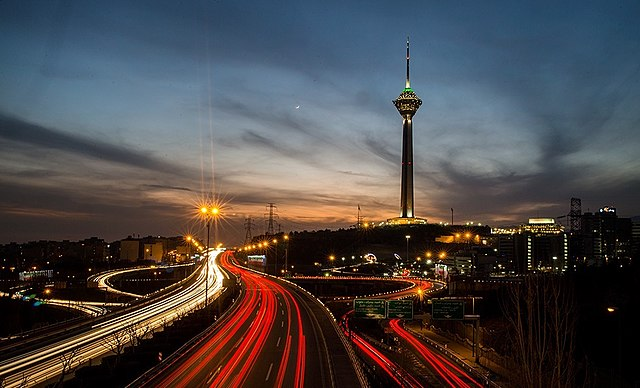
#> input picture images/milad_tower.jpg, 640 x 388 px
$ jupyter execute 03_colors_HSV_Hue_Saturation_value.ipynb
#> lines starting #> are read from the running program, lines starting #| are printed output that depends on the picture
### Color space is HSV
Infact HSV is very useful in color filtering.

[cell 1]
import cv2
import numpy as np
from matplotlib import pyplot as plt
#H: 0 - 180, S: 0 - 255, V: 0 - 255

[cell 2]
image = cv2.imread('../../images/milad_tower.jpg')
#> image is the input picture: shape (388, 640, 3); mean B, G, R 73.1, 71.8, 76.3

hsv_image = cv2.cvtColor(image, cv2.COLOR_BGR2HSV)
#> hsv_image: shape (388, 640, 3); mean H, S, V 57.2, 127, 94.3


row, col = 2, 2
fig, axs = plt.subplots(row, col, figsize=(15, 10))
fig.tight_layout()

axs[0][0].imshow(cv2.cvtColor(hsv_image, cv2.COLOR_BGR2RGB))
axs[0][0].set_title('HSV image')

axs[0][1].imshow(cv2.cvtColor(hsv_image[:, :, 0], cv2.COLOR_BGR2RGB))
axs[0][1].set_title('Hue channel')

axs[1][0].imshow(cv2.cvtColor(hsv_image[:, :, 1], cv2.COLOR_BGR2RGB))
axs[1][0].set_title('Saturation channel')

axs[1][1].imshow(cv2.cvtColor(hsv_image[:, :, 2], cv2.COLOR_BGR2RGB))
axs[1][1].set_title('Value channel')

plt.show()
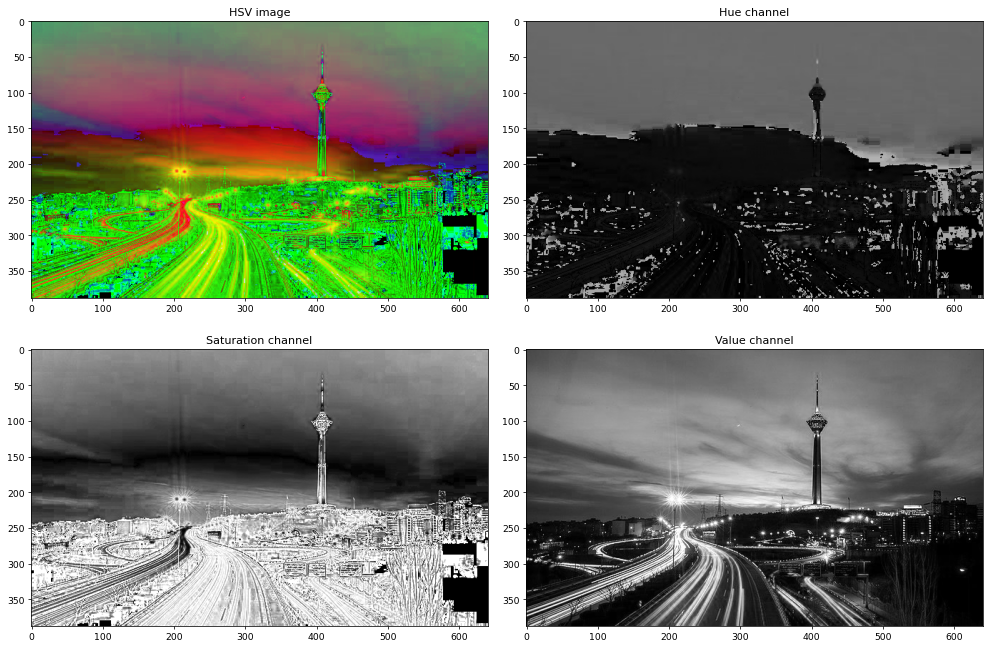
#> figure drawn by matplotlib, 4 panels

[cell 3]
# Simply use 'imwrite' specificing the file name and the image to be saved
cv2.imwrite('hsv_image.jpg', hsv_image)
cv2.imwrite('hsv_image.png', hsv_image)
#> Out = True

[cell 4]
# Simply use 'imwrite' specificing the file name and the image to be saved
cv2.imwrite('hue_channel.jpg', hsv_image[:, :, 0])
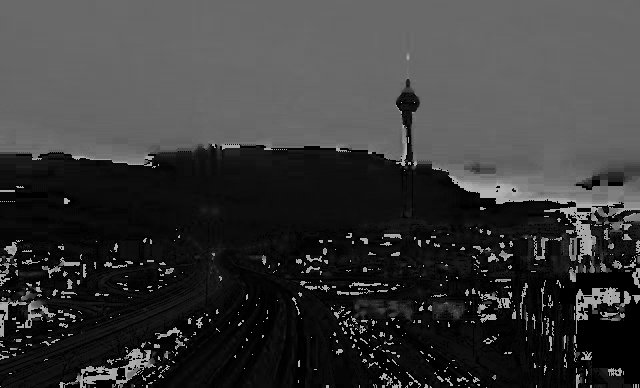
#> saved as hue_channel.jpg: shape (388, 640); min 0, max 179, mean 57.2
cv2.imwrite('hue_channel.png', hsv_image[:, :, 0])
#> Out = True

[cell 5]
# Simply use 'imwrite' specificing the file name and the image to be saved
cv2.imwrite('saturation_channel.jpg', hsv_image[:, :, 1])
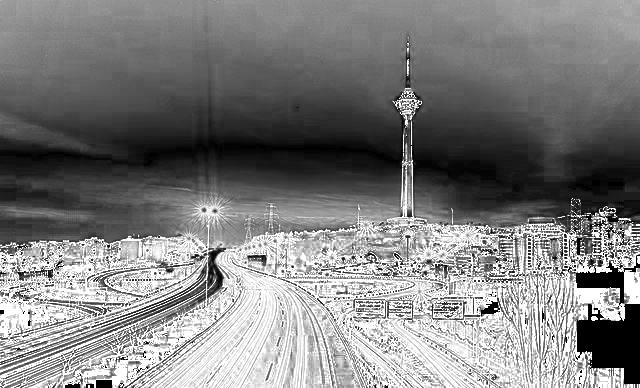
#> saved as saturation_channel.jpg: shape (388, 640); min 0, max 255, mean 127
cv2.imwrite('saturation_channel.png', hsv_image[:, :, 1])
#> Out = True

[cell 6]
# Simply use 'imwrite' specificing the file name and the image to be saved
cv2.imwrite('value_channel.jpg', hsv_image[:, :, 2])
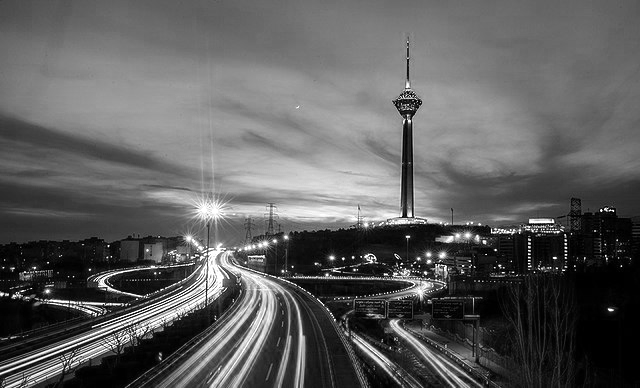
#> saved as value_channel.jpg: shape (388, 640); min 0, max 255, mean 94.3
cv2.imwrite('value_channel.png', hsv_image[:, :, 2])
#> Out = True

$ run again, with images/1280px-HDRI_Sample_Scene_Window_-_05.jpg copied over images/milad_tower.jpg
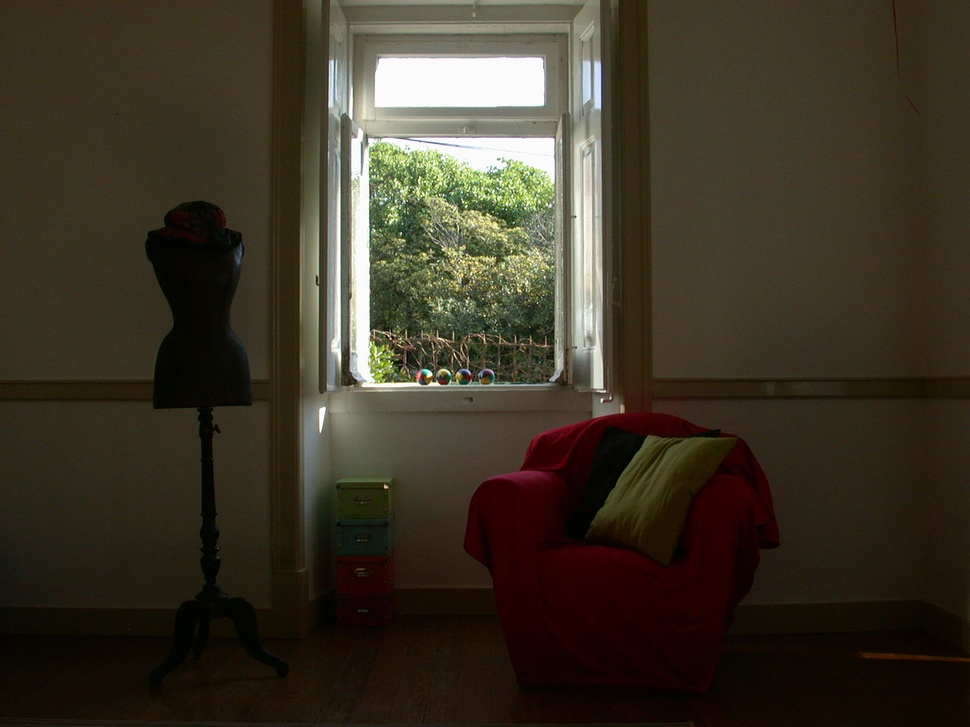
#> input picture images/1280px-HDRI_Sample_Scene_Window_-_05.jpg, 970 x 727 px, shrunk from 1280 x 960 before the run
#> image is the input picture: shape (727, 970, 3); mean B, G, R 37.7, 52.3, 60
#> hsv_image: shape (727, 970, 3); mean H, S, V 27.6, 138, 61
#> `cv2.imwrite('hsv_image.png', hsv_image)`: Out = True
#> `cv2.imwrite('saturation_channel.jpg', hsv_image[:, :, 1])`:
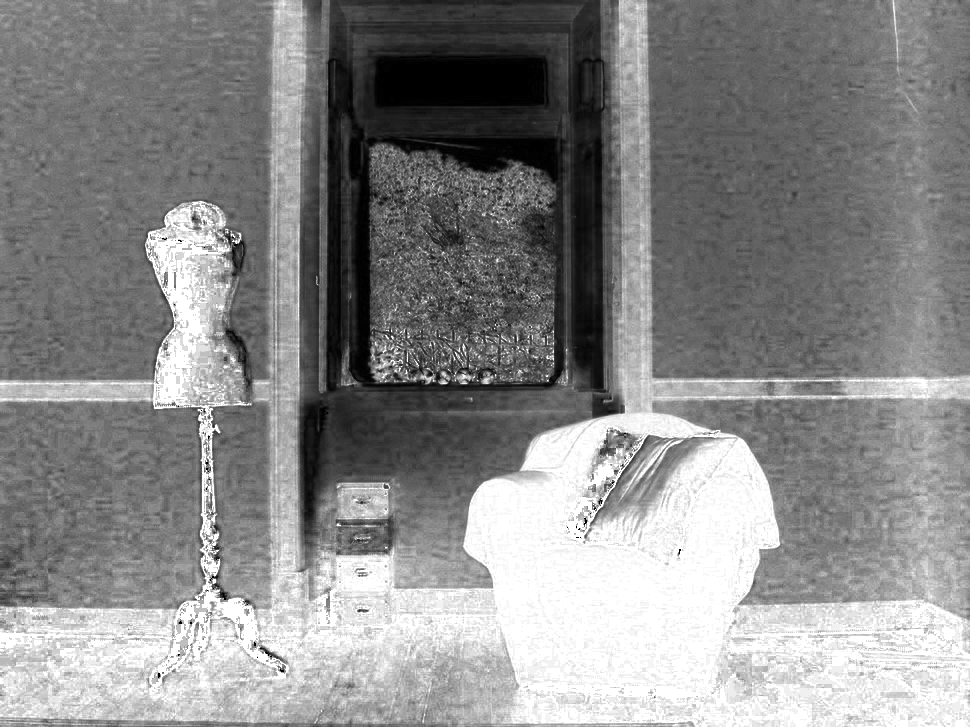
#> saved as saturation_channel.jpg: shape (727, 970); min 0, max 255, mean 138
#> `cv2.imwrite('value_channel.jpg', hsv_image[:, :, 2])`:
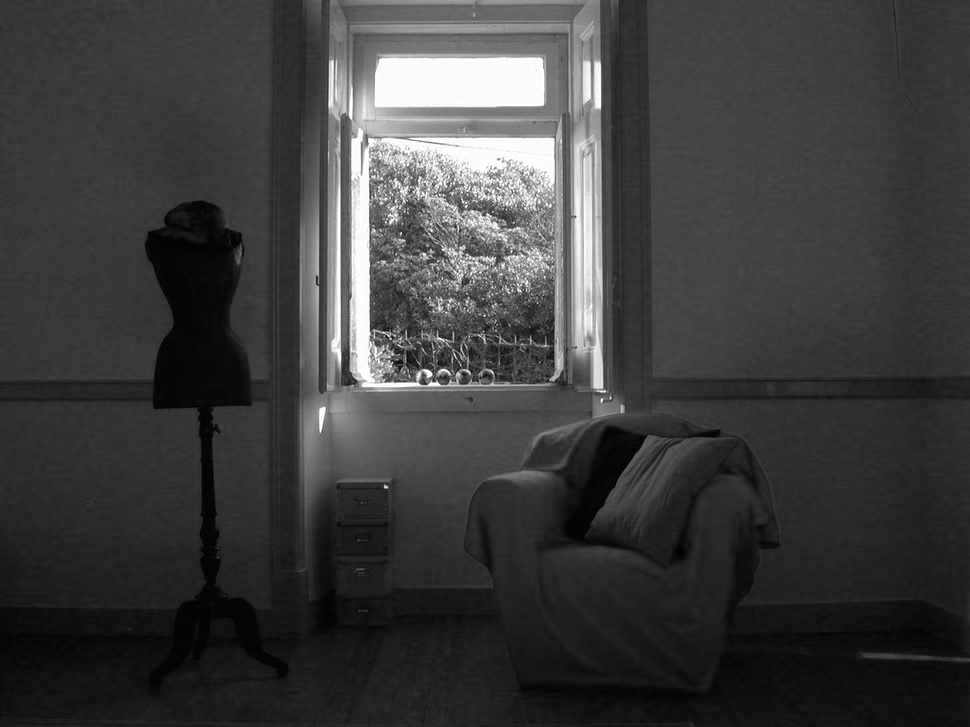
#> saved as value_channel.jpg: shape (727, 970); min 0, max 255, mean 61
